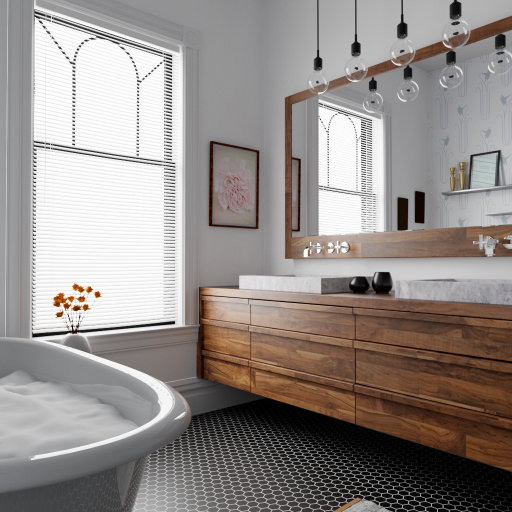
#> input picture scenes/bathroom-nelp/TungstenRender.png, 1024 x 1024 px, given in place of bathroom-nelp, which was not available (shown at 1/2 size)
$ python vis_t.py --input_dir ../scenes/bathroom-nelp
#> lines starting #> are read from the running program, lines starting #| are printed output that depends on the picture; pictures that were not available may be replaced by others from this repository, and a replacement may not be noted
import os
import cv2
import numpy as np

import matplotlib.pyplot as plt
import matplotlib.cm as cm
from matplotlib.colors import LogNorm
from matplotlib.colors import NoNorm
from matplotlib.cm import ScalarMappable

os.environ["OPENCV_IO_ENABLE_OPENEXR"] = "1"  # Enable OpenEXR support in OpenCV


def visualize_t_std(input_path, output_path):
    """
    Visualize the standard deviation of the interaction distance from the input EXR files.
    """
#> called with input_path = '../scenes/bathroom-nelp', output_path = '../scenes/bathroom-nelp'
    img = cv2.imread(input_path, cv2.IMREAD_ANYCOLOR | cv2.IMREAD_ANYDEPTH)
#> img is the input picture: shape (1024, 1024, 3); mean B, G, R 138.1, 141.4, 148.5
    img = np.mean(img[..., :3], axis=-1)  # Average across channels
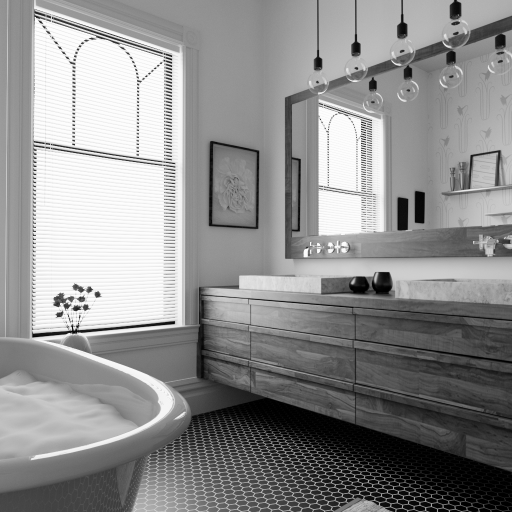
#> img: shape (1024, 1024) float64 (shown at 1/2 size); min 0, max 253, mean 142.7

    cmap = cm.get_cmap('plasma')
    norm=LogNorm(vmin=1e-3, vmax=1e0)
    # plt.imshow(img, cmap=cmap, norm=norm)
    # plt.colorbar()
    # plt.show()
    colored_img = (cmap(norm(img))[..., :3] * 255).astype(np.uint8)
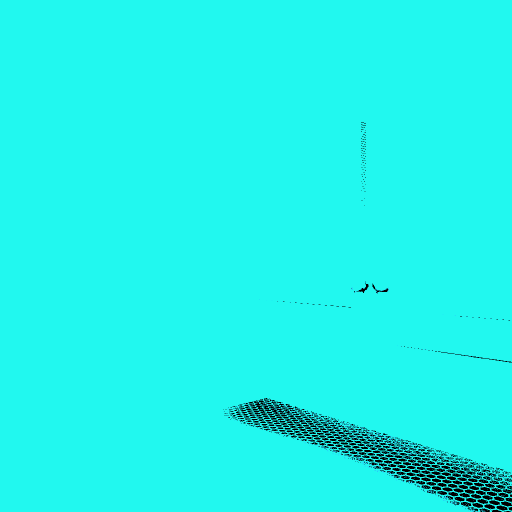
#> colored_img: shape (1024, 1024, 3) (shown at 1/2 size); mean of channels 0, 1, 2 234.1, 242.7, 32.3; drawn as B, G, R

    print(f"Visualizing: {input_path} -> {output_path}")
    cv2.imwrite(output_path, cv2.cvtColor(colored_img, cv2.COLOR_RGB2BGR))
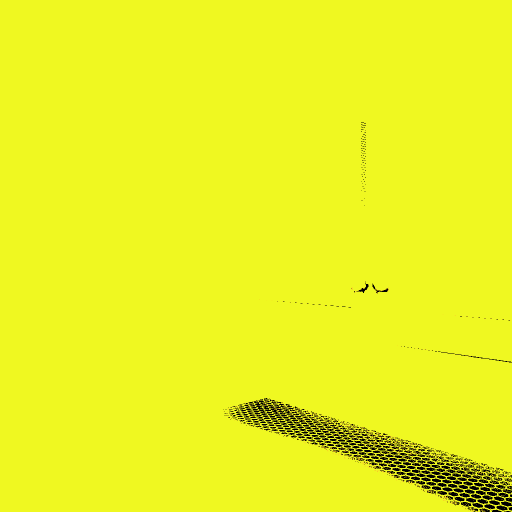
#> saved as bathroom-nelp: shape (1024, 1024, 3) (shown at 1/2 size); mean B, G, R 32.3, 242.7, 234.1

    sm = ScalarMappable(norm=norm, cmap=cmap)
    fig, ax = plt.subplots(figsize=(6, 0.3))

    cbar = plt.colorbar(sm, cax=ax, orientation='horizontal')
    plt.savefig(output_path.replace('.png', '_colorbar.png'), dpi=400, bbox_inches='tight')
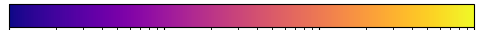
#> figure drawn by matplotlib, 1 panel
    plt.close(fig)


if __name__ == "__main__":
    import argparse
    parser = argparse.ArgumentParser()
    parser.add_argument("-i", "--input_dir", type=str, required=True, help="Path to input EXR files")
    args = parser.parse_args()

    visualize_t_std(args.input_dir, args.input_dir.replace('.exr', '_vis_t.png'))
